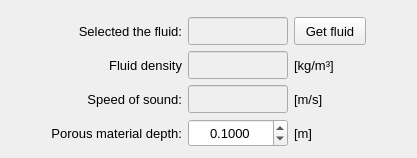
           <widget class="QFrame" name="frame_plot_setup">
            <property name="frameShape">
             <enum>QFrame::Shape::NoFrame</enum>
            </property>
            <property name="frameShadow">
             <enum>QFrame::Shadow::Raised</enum>
            </property>
            <layout class="QGridLayout" name="gridLayout_18">
             <item row="4" column="3">
              <widget class="QLabel" name="label_17">
               <property name="font">
                <font>
                 <pointsize>10</pointsize>
                </font>
               </property>
               <property name="text">
                <string>[m]</string>
               </property>
               <property name="alignment">
                <set>Qt::AlignmentFlag::AlignLeading|Qt::AlignmentFlag::AlignLeft|Qt::AlignmentFlag::AlignVCenter</set>
               </property>
              </widget>
             </item>
             <item row="3" column="2">
              <widget class="QLineEdit" name="lineEdit_speed_of_sound">
               <property name="enabled">
                <bool>false</bool>
               </property>
               <property name="minimumSize">
                <size>
                 <width>100</width>
                 <height>28</height>
                </size>
               </property>
               <property name="maximumSize">
                <size>
                 <width>100</width>
                 <height>28</height>
                </size>
               </property>
               <property name="font">
                <font>
                 <pointsize>10</pointsize>
                </font>
               </property>
               <property name="focusPolicy">
                <enum>Qt::FocusPolicy::ClickFocus</enum>
               </property>
               <property name="text">
                <string/>
               </property>
               <property name="alignment">
                <set>Qt::AlignmentFlag::AlignCenter</set>
               </property>
              </widget>
             </item>
             <item row="3" column="1">
              <widget class="QLabel" name="label_47">
               <property name="font">
                <font>
                 <pointsize>10</pointsize>
                </font>
               </property>
               <property name="text">
                <string>Speed of sound:</string>
               </property>
               <property name="alignment">
                <set>Qt::AlignmentFlag::AlignRight|Qt::AlignmentFlag::AlignTrailing|Qt::AlignmentFlag::AlignVCenter</set>
               </property>
              </widget>
             </item>
             <item row="4" column="2">
              <widget class="QDoubleSpinBox" name="doubleSpinBox_porous_material_depth">
               <property name="minimumSize">
                <size>
                 <width>100</width>
                 <height>28</height>
                </size>
               </property>
               <property name="maximumSize">
                <size>
                 <width>100</width>
                 <height>28</height>
                </size>
               </property>
               <property name="font">
                <font>
                 <pointsize>10</pointsize>
                </font>
               </property>
               <property name="alignment">
                <set>Qt::AlignmentFlag::AlignCenter</set>
               </property>
               <property name="decimals">
                <number>4</number>
               </property>
               <property name="minimum">
                <double>0.001000000000000</double>
               </property>
               <property name="maximum">
                <double>100.000000000000000</double>
               </property>
               <property name="singleStep">
                <double>0.050000000000000</double>
               </property>
               <property name="value">
                <double>0.100000000000000</double>
               </property>
              </widget>
             </item>
             <item row="4" column="1">
              <widget class="QLabel" name="label_16">
               <property name="font">
                <font>
                 <pointsize>10</pointsize>
                </font>
               </property>
               <property name="text">
                <string>Porous material depth:</string>
               </property>
               <property name="alignment">
                <set>Qt::AlignmentFlag::AlignRight|Qt::AlignmentFlag::AlignTrailing|Qt::AlignmentFlag::AlignVCenter</set>
               </property>
              </widget>
             </item>
             <item row="3" column="3">
              <widget class="QLabel" name="label_49">
               <property name="font">
                <font>
                 <pointsize>10</pointsize>
                </font>
               </property>
               <property name="text">
                <string>[m/s]</string>
               </property>
               <property name="alignment">
                <set>Qt::AlignmentFlag::AlignLeading|Qt::AlignmentFlag::AlignLeft|Qt::AlignmentFlag::AlignVCenter</set>
               </property>
              </widget>
             </item>
             <item row="1" column="3">
              <widget class="QPushButton" name="pushButton_get_fluid">
               <property name="minimumSize">
                <size>
                 <width>72</width>
                 <height>0</height>
                </size>
               </property>
               <property name="maximumSize">
                <size>
                 <width>72</width>
                 <height>28</height>
                </size>
               </property>
               <property name="font">
                <font>
                 <pointsize>10</pointsize>
                </font>
               </property>
               <property name="text">
                <string>Get fluid</string>
               </property>
              </widget>
             </item>
             <item row="2" column="2">
              <widget class="QLineEdit" name="lineEdit_fluid_density">
               <property name="enabled">
                <bool>false</bool>
               </property>
               <property name="minimumSize">
                <size>
                 <width>100</width>
                 <height>28</height>
                </size>
               </property>
               <property name="maximumSize">
                <size>
                 <width>100</width>
                 <height>28</height>
                </size>
               </property>
               <property name="font">
                <font>
                 <pointsize>10</pointsize>
                </font>
               </property>
               <property name="focusPolicy">
                <enum>Qt::FocusPolicy::ClickFocus</enum>
               </property>
               <property name="text">
                <string/>
               </property>
               <property name="alignment">
                <set>Qt::AlignmentFlag::AlignCenter</set>
               </property>
              </widget>
             </item>
             <item row="1" column="1">
              <widget class="QLabel" name="label_31">
               <property name="font">
                <font>
                 <pointsize>10</pointsize>
                </font>
               </property>
               <property name="text">
                <string>Selected the fluid:</string>
               </property>
               <property name="alignment">
                <set>Qt::AlignmentFlag::AlignRight|Qt::AlignmentFlag::AlignTrailing|Qt::AlignmentFlag::AlignVCenter</set>
               </property>
              </widget>
             </item>
             <item row="4" column="4">
              <spacer name="horizontalSpacer_18">
               <property name="orientation">
                <enum>Qt::Orientation::Horizontal</enum>
               </property>
               <property name="sizeHint" stdset="0">
                <size>
                 <width>40</width>
                 <height>20</height>
                </size>
               </property>
              </spacer>
             </item>
             <item row="4" column="0">
              <spacer name="horizontalSpacer_14">
               <property name="orientation">
                <enum>Qt::Orientation::Horizontal</enum>
               </property>
               <property name="sizeHint" stdset="0">
                <size>
                 <width>40</width>
                 <height>20</height>
                </size>
               </property>
              </spacer>
             </item>
             <item row="2" column="1">
              <widget class="QLabel" name="label_36">
               <property name="font">
                <font>
                 <pointsize>10</pointsize>
                </font>
               </property>
               <property name="text">
                <string>Fluid density</string>
               </property>
               <property name="alignment">
                <set>Qt::AlignmentFlag::AlignRight|Qt::AlignmentFlag::AlignTrailing|Qt::AlignmentFlag::AlignVCenter</set>
               </property>
              </widget>
             </item>
             <item row="1" column="2">
              <widget class="QLineEdit" name="lineEdit_selected_fluid">
               <property name="enabled">
                <bool>false</bool>
               </property>
               <property name="minimumSize">
                <size>
                 <width>100</width>
                 <height>28</height>
                </size>
               </property>
               <property name="maximumSize">
                <size>
                 <width>100</width>
                 <height>28</height>
                </size>
               </property>
               <property name="font">
                <font>
                 <pointsize>10</pointsize>
                </font>
               </property>
               <property name="focusPolicy">
                <enum>Qt::FocusPolicy::ClickFocus</enum>
               </property>
               <property name="text">
                <string/>
               </property>
               <property name="alignment">
                <set>Qt::AlignmentFlag::AlignCenter</set>
               </property>
              </widget>
             </item>
             <item row="2" column="3">
              <widget class="QLabel" name="label_48">
               <property name="font">
                <font>
                 <pointsize>10</pointsize>
                </font>
               </property>
               <property name="text">
                <string>[kg/m³]</string>
               </property>
               <property name="alignment">
                <set>Qt::AlignmentFlag::AlignLeading|Qt::AlignmentFlag::AlignLeft|Qt::AlignmentFlag::AlignVCenter</set>
               </property>
              </widget>
             </item>
             <item row="0" column="2">
              <widget class="QFrame" name="frame_2">
               <property name="frameShape">
                <enum>QFrame::Shape::StyledPanel</enum>
               </property>
               <property name="frameShadow">
                <enum>QFrame::Shadow::Raised</enum>
               </property>
              </widget>
             </item>
            </layout>
           </widget>
